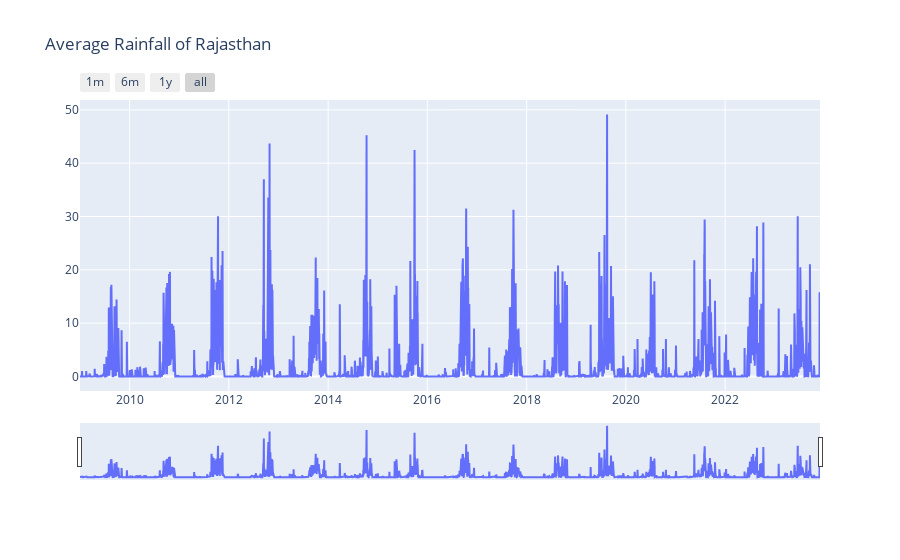

The notebook cell saved with this chart:
### Code cell
import pandas as pd
import plotly.graph_objects as go

avg = pd.read_csv('states_avg/Rajasthan.csv')  

fig = go.Figure()
fig.add_trace(go.Scatter(x=list(avg.Date),y=list(avg.Average)))

fig.update_layout(title_text='Average Rainfall of Rajasthan')

fig.update_layout(
    xaxis=dict(
        rangeselector=dict(
            buttons=list([
                dict(count=1,label="1m",step="month",stepmode="backward"),
                dict(count=6,label="6m",step="month",stepmode="backward"),
                dict(count=1,label="1y",step="year",stepmode="backward"),
                dict(step="all")
            ])
        ),
        rangeslider=dict(visible=True),
        type="date"
    )
)
fig.show()

### Figure 1 — Plotly figure (JSON) as saved in the notebook; plotly's stock layout.template omitted (floating-point values rounded to 4 significant figures; data arrays with more than 128 entries replaced by an {"elided": "..."} marker saying what was removed)
{"data": [{"type": "scatter", "x": {"elided": "5388 str values"}, "y": {"elided": "5388 float values"}}], "layout": {"title": {"text": "Average Rainfall of Rajasthan"}, "xaxis": {"rangeselector": {"buttons": [{"count": 1, "label": "1m", "step": "month", "stepmode": "backward"}, {"count": 6, "label": "6m", "step": "month", "stepmode": "backward"}, {"count": 1, "label": "1y", "step": "year", "stepmode": "backward"}, {"step": "all"}]}, "rangeslider": {"visible": true}, "type": "date"}}}
